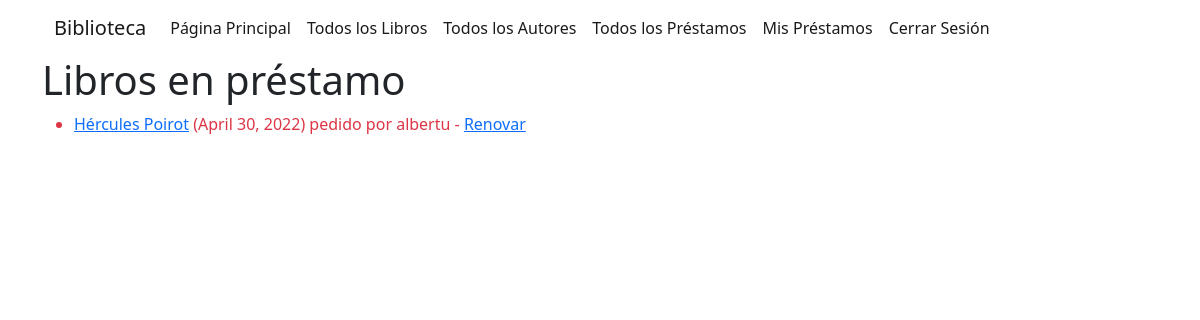
The page /catalogo/prestados/ (signed in) on the database its author committed.
### catalogo/models.py (models this page shows, shortened)
class Timestamp(models.Model):
    creado_en = models.DateTimeField(auto_now_add=True)
    editado_en = models.DateTimeField(auto_now=True)
    class Meta:
        abstract = True

class InstanciaLibro(SafeDeleteModel, Timestamp):
    id = models.UUIDField(primary_key=True, default=uuid.uuid4,
                          help_text='Identificador único para este libro particular en toda la biblioteca')
    libro = models.ForeignKey('Libro', on_delete=models.CASCADE, null=True)
    sello = models.CharField(max_length=200)
    fecha_entrega = models.DateField(null=True, blank=True)
    prestatario = models.ForeignKey(User, on_delete=models.SET_NULL, null=True, blank=True)
    ESTADO_PRESTAMO = (
        ('m', 'Mantenimiento'),
        ('p', 'En Prestamo'),
        ('d', 'Disponible'),
        ('r', 'Reservado'),
    )
    estado = models.CharField(
        max_length=1,
        choices=ESTADO_PRESTAMO,
        blank=True,
        default='m',
        help_text='Disponibilidad del libro',
    )
    """
    Si no quieres definir ordenamiento en el modelo estas son las alternativas:

    Add a ordering inside a class Meta declaration on your model.
    Add a queryset attribute in your custom class-based view, specifying an order_by().
    Adding a get_queryset method to your custom class-based view and also specify the order_by().¿
    """
    class Meta:
        ordering = ['fecha_entrega']
        permissions = (("puede_marcar_retornado", "Marcar libro como retornado"),)
    @property
    def esta_atrasado(self):
        if self.fecha_entrega and date.today() > self.fecha_entrega:
            return True
        return False

class Libro(SafeDeleteModel, Timestamp):
    _safedelete_policy = safedelete.models.SOFT_DELETE_CASCADE
    titulo = models.CharField(max_length=200)
    autor = models.ForeignKey(Autor, on_delete=models.SET_NULL, null=True)
    resumen = models.TextField(max_length=1000, help_text='Inserta una breve descripción del libro')
    isbn = models.CharField('ISBN', max_length=13, unique=True,
                            help_text='13 caracteres <a href="https://www.isbn-international.org/content/what-isbn">ISBN number</a>')
    genero = models.ManyToManyField(Genero, help_text='Selecciona uno o varios géneros para este libro')

### catalogo/views.py (the view)
# urls.py: path('prestados/', views.ListaLibrosPrestados.as_view(), name='todos-prestamos'),
class ListaLibrosPrestados(PermissionRequiredMixin, generic.ListView):
    model = InstanciaLibro
    permission_required = 'catalogo.puede_marcar_retornado'
    context_object_name = 'libros'
    template_name = 'lista_libros_prestados.html'
    def get_queryset(self):
        return InstanciaLibro.objects.filter(estado__exact='p').order_by('fecha_entrega')

### catalogo/templates/lista_libros_prestados.html
{% extends "base.html" %}
{% block contenido %}
    <h1>Libros en préstamo</h1>
    {% if libros %}
    <ul>
      {% for instancia in libros %}
      <li class="{% if instancia.esta_atrasado %}text-danger{% endif %}">
        <a href="{% url 'detalle-libro' instancia.libro.pk %}">{{ instancia.libro.titulo }}</a> ({{ instancia.fecha_entrega }}) pedido por {{ instancia.prestatario.username }} {% if perms.catalogo.puede_marcar_retornado %}- <a href="{% url 'renovar-libro-bibliotecario' instancia.pk %}">Renovar</a>{% endif %}
      </li>
      {% endfor %}
    </ul>
    {% else %}
      <p>Actualmente no hay ningún libro en préstamo.</p>
    {% endif %}
{% endblock %}

### rows shown on the page
InstanciaLibro: libro.titulo "Hércules Poirot", fecha_entrega "April 30, 2022", prestatario.username "albertu"
